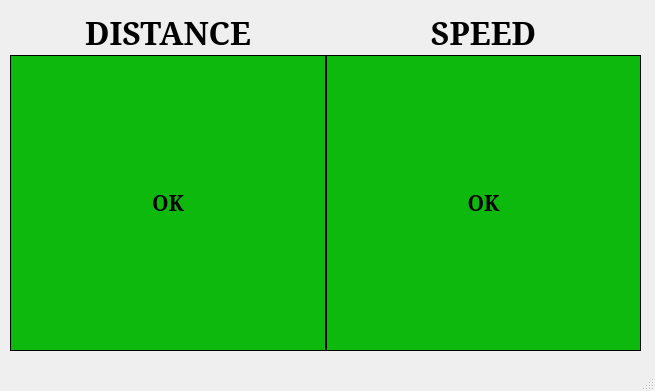
<?xml version="1.0" encoding="UTF-8"?>
<ui version="4.0">
 <class>MainWindow</class>
 <widget class="QMainWindow" name="MainWindow">
  <property name="geometry">
   <rect>
    <x>0</x>
    <y>0</y>
    <width>655</width>
    <height>391</height>
   </rect>
  </property>
  <property name="windowTitle">
   <string>MainWindow</string>
  </property>
  <widget class="QWidget" name="centralwidget">
   <widget class="QWidget" name="gridLayoutWidget">
    <property name="geometry">
     <rect>
      <x>10</x>
      <y>10</y>
      <width>631</width>
      <height>341</height>
     </rect>
    </property>
    <layout class="QGridLayout" name="gridLayout">
     <property name="spacing">
      <number>0</number>
     </property>
     <item row="1" column="0">
      <widget class="QLabel" name="distance_label">
       <property name="sizePolicy">
        <sizepolicy hsizetype="Preferred" vsizetype="Preferred">
         <horstretch>0</horstretch>
         <verstretch>0</verstretch>
        </sizepolicy>
       </property>
       <property name="font">
        <font>
         <family>Garamond</family>
         <pointsize>16</pointsize>
         <weight>75</weight>
         <bold>true</bold>
        </font>
       </property>
       <property name="styleSheet">
        <string notr="true">#distance_label{background-color: #0CB90C;}</string>
       </property>
       <property name="frameShape">
        <enum>QFrame::Panel</enum>
       </property>
       <property name="text">
        <string>OK</string>
       </property>
       <property name="alignment">
        <set>Qt::AlignCenter</set>
       </property>
      </widget>
     </item>
     <item row="1" column="1">
      <widget class="QLabel" name="speed_label">
       <property name="sizePolicy">
        <sizepolicy hsizetype="Preferred" vsizetype="Preferred">
         <horstretch>0</horstretch>
         <verstretch>0</verstretch>
        </sizepolicy>
       </property>
       <property name="font">
        <font>
         <family>Garamond</family>
         <pointsize>16</pointsize>
         <weight>75</weight>
         <bold>true</bold>
        </font>
       </property>
       <property name="styleSheet">
        <string notr="true">#speed_label{background-color: #0CB90C;}</string>
       </property>
       <property name="frameShape">
        <enum>QFrame::Panel</enum>
       </property>
       <property name="text">
        <string>OK</string>
       </property>
       <property name="alignment">
        <set>Qt::AlignCenter</set>
       </property>
      </widget>
     </item>
     <item row="0" column="0">
      <widget class="QLabel" name="label_disttitle">
       <property name="sizePolicy">
        <sizepolicy hsizetype="Preferred" vsizetype="Fixed">
         <horstretch>0</horstretch>
         <verstretch>0</verstretch>
        </sizepolicy>
       </property>
       <property name="font">
        <font>
         <family>Garamond</family>
         <pointsize>24</pointsize>
         <weight>75</weight>
         <bold>true</bold>
        </font>
       </property>
       <property name="text">
        <string>DISTANCE</string>
       </property>
       <property name="alignment">
        <set>Qt::AlignCenter</set>
       </property>
      </widget>
     </item>
     <item row="0" column="1">
      <widget class="QLabel" name="label_spdtitle">
       <property name="sizePolicy">
        <sizepolicy hsizetype="Preferred" vsizetype="Fixed">
         <horstretch>0</horstretch>
         <verstretch>0</verstretch>
        </sizepolicy>
       </property>
       <property name="font">
        <font>
         <family>Garamond</family>
         <pointsize>24</pointsize>
         <weight>75</weight>
         <bold>true</bold>
        </font>
       </property>
       <property name="text">
        <string>SPEED</string>
       </property>
       <property name="alignment">
        <set>Qt::AlignCenter</set>
       </property>
      </widget>
     </item>
    </layout>
   </widget>
  </widget>
  <widget class="QMenuBar" name="menubar">
   <property name="geometry">
    <rect>
     <x>0</x>
     <y>0</y>
     <width>655</width>
     <height>21</height>
    </rect>
   </property>
  </widget>
  <widget class="QStatusBar" name="statusbar"/>
 </widget>
 <resources/>
 <connections/>
</ui>
